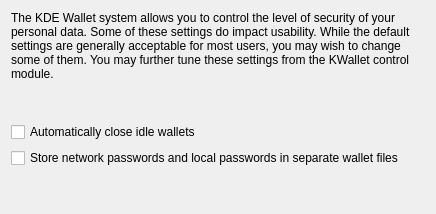
<ui version="4.0" >
 <class>KWalletWizardPageOptions</class>
 <widget class="QWidget" name="KWalletWizardPageOptions" >
  <property name="geometry" >
   <rect>
    <x>0</x>
    <y>0</y>
    <width>436</width>
    <height>214</height>
   </rect>
  </property>
  <property name="windowTitle" >
   <string/>
  </property>
  <layout class="QVBoxLayout" >
   <item>
    <widget class="QLabel" name="textLabel1_3" >
     <property name="text" >
      <string>The KDE Wallet system allows you to control the level of security of your personal data.  Some of these settings do impact usability.  While the default settings are generally acceptable for most users, you may wish to change some of them.  You may further tune these settings from the KWallet control module.</string>
     </property>
     <property name="textFormat" >
      <enum>Qt::RichText</enum>
     </property>
     <property name="alignment" >
      <set>Qt::AlignVCenter</set>
     </property>
     <property name="wordWrap" >
      <bool>true</bool>
     </property>
    </widget>
   </item>
   <item>
    <spacer>
     <property name="orientation" >
      <enum>Qt::Vertical</enum>
     </property>
     <property name="sizeType" >
      <enum>QSizePolicy::MinimumExpanding</enum>
     </property>
     <property name="sizeHint" >
      <size>
       <width>21</width>
       <height>10</height>
      </size>
     </property>
    </spacer>
   </item>
   <item>
    <widget class="QCheckBox" name="_closeIdle" >
     <property name="text" >
      <string>Automatically close idle wallets</string>
     </property>
    </widget>
   </item>
   <item>
    <widget class="QCheckBox" name="_networkWallet" >
     <property name="text" >
      <string>Store network passwords and local passwords in separate wallet files</string>
     </property>
    </widget>
   </item>
   <item>
    <spacer>
     <property name="orientation" >
      <enum>Qt::Vertical</enum>
     </property>
     <property name="sizeType" >
      <enum>QSizePolicy::MinimumExpanding</enum>
     </property>
     <property name="sizeHint" >
      <size>
       <width>21</width>
       <height>10</height>
      </size>
     </property>
    </spacer>
   </item>
  </layout>
 </widget>
 <resources/>
 <connections/>
</ui>
